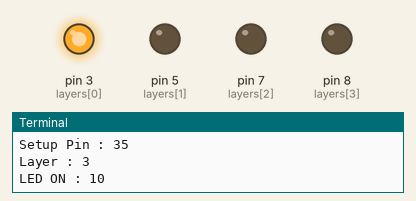
Bench run of a program on a simulated Raspberry Pi (header pin numbers). On the bench: output pins drawn as LEDs (lit = HIGH), the last lines printed to the terminal. Random numbers come from a fixed seed; pins used as bus, display or sensor lines are not drawn.

Above: at 0.1 s.
At 1.7 s:
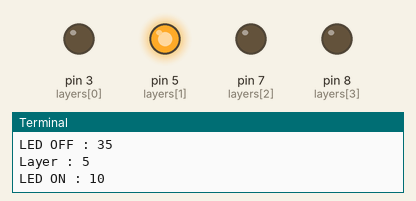
At 3.3 s:
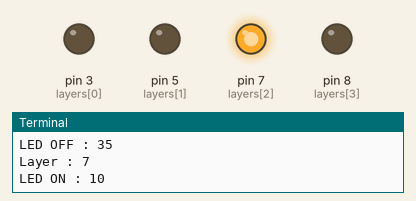
At 7.3 s:
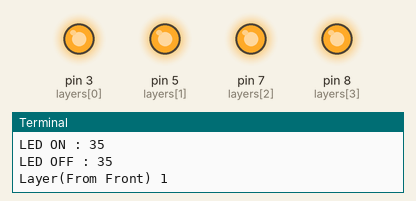
At 18.36 s:
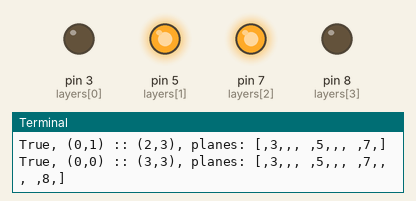
At 35.0 s:
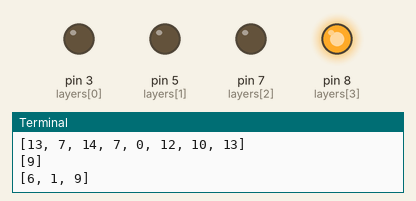
Timing chart, 0 to 36.5 s (numbered marks = the images above):
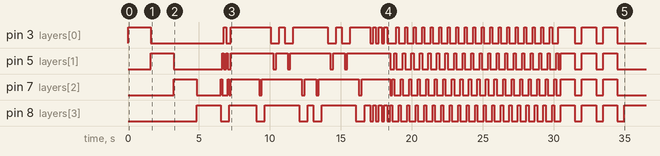

The program:

led_cube.py
```python
import time
import RPi.GPIO as GPIO
from pattern_layer import layer_pattern
from pattern_single_led import single_led_pattern
from pattern_cube import cube_pattern
from pattern_rain import rain_pattern
from pattern_full_cube import full_cube
from pattern_snake import snake_game

GPIO.setwarnings(False)
GPIO.setmode(GPIO.BOARD)

delay = 0.1

L1 = 3
L2 = 5
L3 = 7
L4 = 8

A1 = 10
A2 = 12
A3 = 11
A4 = 13
A5 = 15
A6 = 16
A7 = 18
A8 = 19
A9 = 21
A10 = 23
A11 = 22
A12 = 24
A13 = 26
A14 = 31
A15 = 33
A16 = 35


layers = [3, 5, 7, 8]
cols = [10, 12, 11, 13, 15, 16, 18, 19, 21, 23, 22, 24, 26, 31, 33, 35]
grid = [
        [A1, A2, A3, A4],
        [A5, A6, A7, A8],
        [A9, A10, A11, A12],
        [A13, A14, A15, A16]
       ]

try:

    for pin in layers:
        print("Setup Pin : " + str(pin))
        GPIO.setup(pin, GPIO.OUT)
        GPIO.output(pin, GPIO.LOW)
    for pin in cols:
        print("Setup Pin : " + str(pin))
        GPIO.setup(pin, GPIO.OUT)
        GPIO.output(pin, GPIO.HIGH)
    while True:

        # Single LED PATTERN
        single_led_pattern(layers, cols)

        # Layer wise Patter
        layer_pattern(layers, cols)

        # Cube
        cube_pattern(layers, grid)

        # Rain
        rain_pattern(layers, cols)

        # full_cube
        full_cube(layers, grid)

        # snake
        snake_game(layers, grid)

except (Exception, KeyboardInterrupt) as e:
    print(e)
    GPIO.cleanup()
    exit
```

pattern_layer.py
```python
import time
import RPi.GPIO as GPIO

delay = 0.1


def layer_pattern(rows, cols):

    # From Front Top to Bottom and Reverse
    for col in cols:
        GPIO.output(col, GPIO.LOW)
    for i in range(0, 4):
        GPIO.output(rows[3 - i], GPIO.HIGH)
        time.sleep(delay)
        GPIO.output(rows[3 - i], GPIO.LOW)
    for i in range(0, 4):
        GPIO.output(rows[i], GPIO.HIGH)
        time.sleep(delay)
        GPIO.output(rows[i], GPIO.LOW)
    for col in cols:
        GPIO.output(col, GPIO.HIGH)

    # From Front to Back and Reverse
    for row in rows:
        GPIO.output(row, GPIO.HIGH)
    for i in range(0, 4):
        print("Layer(From Front) " + str(i + 1))
        for start in range(i * 4, i * 4 + 4):
            GPIO.output(cols[start], GPIO.LOW)
        time.sleep(delay)
        for start in range(i * 4, i * 4 + 4):
            GPIO.output(cols[start], GPIO.HIGH)
    for i in range(0, 4):
        print("Layer(From Front) " + str(i + 1))
        for start in range(i * 4, i * 4 + 4):
            GPIO.output(cols[15 - start], GPIO.LOW)
        time.sleep(delay)
        for start in range(i * 4, i * 4 + 4):
            GPIO.output(cols[15 - start], GPIO.HIGH)
    for row in rows:
        GPIO.output(row, GPIO.HIGH)

    # From Left to Right and Reverse
    for i in range(0, 4):
        print("Layer(From Left) " + str(i + 1))
        start = i
        for j in range(0, 4):
            GPIO.output(cols[start], GPIO.LOW)
            start = start + 4
        time.sleep(delay)
        start = i
        for j in range(0, 4):
            GPIO.output(cols[start], GPIO.HIGH)
            start = start + 4
    for i in range(0, 4):
        print("Layer(From Left) " + str(i + 1))
        start = i
        for j in range(0, 4):
            GPIO.output(cols[15 - start], GPIO.LOW)
            start = start + 4
        time.sleep(delay)
        start = i
        for j in range(0, 4):
            GPIO.output(cols[15 - start], GPIO.HIGH)
            start = start + 4
    for row in rows:
        GPIO.output(row, GPIO.LOW)
```

pattern_single_led.py
```python
import time
import RPi.GPIO as GPIO

delay = 0.1


def single_led_pattern(rows, cols):
    for row in rows:
        print("Layer : " + str(row))
        GPIO.output(row, GPIO.HIGH)
        for col in cols:
            print("LED ON : " + str(col))
            GPIO.output(col, GPIO.LOW)
            time.sleep(delay)
            print("LED OFF : " + str(col))
            GPIO.output(col, GPIO.HIGH)
        GPIO.output(row, GPIO.LOW)
```

pattern_cube.py
```python
from time import sleep
import RPi.GPIO as GPIO
import utility

delay = 0.2

def cube_4x4(layers, grid):
    utility.on_all_layers(layers)
    GPIO.output(grid[0][0], GPIO.LOW)
    GPIO.output(grid[0][3], GPIO.LOW)
    GPIO.output(grid[3][0], GPIO.LOW)
    GPIO.output(grid[3][3], GPIO.LOW)
    sleep(delay)
    utility.reset(layers, grid)


def cube_2x2(layers, grid):
    GPIO.output(layers[1], GPIO.HIGH)
    GPIO.output(layers[2], GPIO.HIGH)
    for i in range(1, 3):
        for j in range(1, 3):
            GPIO.output(grid[i][j], GPIO.LOW)
    sleep(delay)
    utility.reset(layers, grid)


def tuple_str(i, j):
    return "(" + str(i) + "," + str(j) + ")"


def cube_travel(layers, grid, pat):
    print "pat: " + str(pat)
    increase = False
    row_start = 0
    row_end = 3
    col_start = 0
    col_end = 3
    planes = layers[:]
    for k in range(0, 5):
        print str(increase) + ", " + tuple_str(row_start, col_start) + " :: " + tuple_str(row_end, col_end) + ", planes: " + ','.join(str(planes))

        utility.reset_grid(grid)
        for i in range(row_start, row_end + 1):
            GPIO.output(grid[i][col_start], GPIO.LOW)
            GPIO.output(grid[i][col_end], GPIO.LOW)
        for j in range(col_start, col_end + 1):
            GPIO.output(grid[row_start][j], GPIO.LOW)
            GPIO.output(grid[row_end][j], GPIO.LOW)

        utility.reset_layers(layers)
        for plane in planes:
            GPIO.output(plane, GPIO.HIGH)

        sleep(delay)

        if pat == 1:
            if increase:
                row_end = row_end + 1
                col_end = col_end + 1
                if len(planes) < 4:
                    planes.append(layers[len(planes)])
            else:
                row_end = row_end - 1
                col_end = col_end - 1
                planes.pop()

        elif pat == 2:
            if increase:
                row_start = row_start - 1
                col_start = col_start - 1
                if len(planes) < 4:
                    planes.insert(0, layers[3 - len(planes)])
            else:
                row_start = row_start + 1
                col_start = col_start + 1
                planes.pop(0)

        elif pat == 3:
            if increase:
                row_end = row_end + 1
                col_end = col_end + 1
                if len(planes) < 4:
                    planes.insert(0, layers[3 - len(planes)])
            else:
                row_end = row_end - 1
                col_end = col_end - 1
                planes.pop(0)

        elif pat == 4:
            if increase:
                row_start = row_start - 1
                col_start = col_start - 1
                if len(planes) < 4:
                    planes.append(layers[len(planes)])
            else:
                row_start = row_start + 1
                col_start = col_start + 1
                planes.pop()

        elif pat == 5:
            if increase:
                row_start = row_start - 1
                col_end = col_end + 1
                if len(planes) < 4:
                    planes.append(layers[len(planes)])
            else:
                row_start = row_start + 1
                col_end = col_end - 1
                planes.pop()

        elif pat == 6:
            if increase:
                row_end = row_end + 1
                col_start = col_start - 1
                if len(planes) < 4:
                    planes.insert(0, layers[3 - len(planes)])
            else:
                row_end = row_end - 1
                col_start = col_start + 1
                planes.pop(0)

        elif pat == 7:
            if increase:
                row_start = row_start - 1
                col_end = col_end + 1
                if len(planes) < 4:
                    planes.insert(0, layers[3 - len(planes)])
            else:
                row_start = row_start + 1
                col_end = col_end - 1
                planes.pop(0)

        elif pat == 8:
            if increase:
                row_end = row_end + 1
                col_start = col_start - 1
                if len(planes) < 4:
                    planes.append(layers[len(planes)])
            else:
                row_end = row_end - 1
                col_start = col_start + 1
                planes.pop()


        if row_start == row_end - 1 and col_start == col_end - 1:
            increase = not increase


def cube_pattern(layers, grid):
    for i in range(0, 1):
        cube_travel(layers, grid, 1)
        cube_travel(layers, grid, 2)
        cube_travel(layers, grid, 3)
        cube_travel(layers, grid, 4)
        cube_travel(layers, grid, 5)
        cube_travel(layers, grid, 6)
        cube_travel(layers, grid, 7)
        cube_travel(layers, grid, 8)
    for i in range(0, 4):
        cube_4x4(layers, grid)
        cube_2x2(layers, grid)
```

pattern_rain.py
```python
import time
import RPi.GPIO as GPIO
import utility
from random import randrange

delay = .5
delayDrop = 0.15

def rain_pattern(layers, cols):
    for k in range(0, 20):
        dropCount = randrange(1, 16, 1)
        drops = []
        for i in range(0, dropCount):
            col = randrange(0, 16, 1)
            drops.append(col)
        print drops
        for drop in drops:
            GPIO.output(cols[drop], GPIO.LOW)
        for j in range(0, 4):
            GPIO.output(layers[3 - j], GPIO.HIGH)
            time.sleep(delayDrop)
            GPIO.output(layers[3 - j], GPIO.LOW)
        utility.reset2(layers, cols)
```

pattern_full_cube.py
```python
from time import sleep
import RPi.GPIO as GPIO
import utility

delay = 1


def full_cube(layers, grid):
    for i in range(0, 3):
        utility.on_all_layers(layers)
        utility.on_all_grid(grid)
        sleep(delay)
        utility.reset(layers, grid)
        sleep(0.5)
```

pattern_snake.py
```python
from time import sleep
import RPi.GPIO as GPIO
import utility
from random import randrange

delay = 0.3
delay_captured = 0.07
snake = []


def tuple_str(i, j):
    return str(i) + "," + str(j)


def print_snake():
    print "~~ snake :"
    for (i, j) in snake:
        print "(" + tuple_str(i, j) + ") "


def captured(grid):
    for n in range(0, 2):
        for (i, j) in snake:
            GPIO.output(grid[i][j], GPIO.HIGH)
        sleep(delay_captured)
        for (i, j) in snake:
            GPIO.output(grid[i][j], GPIO.LOW)
        sleep(delay_captured)


def get_empty_positions():
    print "get_empty_positions"
    empty_pos = []
    for i in range(0, 4):
        for j in range(0, 4):
            empty = True
            for s_pos in snake:
                s_i, s_j = s_pos
                if (s_i == i) and (s_j == j):
                    empty = False
                    break
            if empty:
                empty_pos.append((i, j))
    return empty_pos


def init(grid):
    del snake[:]
    GPIO.output(grid[1][1], GPIO.LOW)
    GPIO.output(grid[1][2], GPIO.LOW)
    GPIO.output(grid[1][3], GPIO.LOW)
    snake.append((1, 1))
    snake.append((1, 2))
    snake.append((1, 3))
    sleep(delay)


def next_insect(grid):
    print "place next insect"
    empty_pos = get_empty_positions()
    next = randrange(0, 16 - len(snake))
    i, j = empty_pos[next]
    print("%% NEXT INSECT : " + tuple_str(i, j))
    GPIO.output(grid[i][j], GPIO.LOW)
    return i, j


def is_snake_pos(i, j):
    for (s_i, s_j) in snake:
        if s_i == i and s_j == j:
            return True
    return False


def capture(insect_i, insect_j, grid):
    print ("capturing " + tuple_str(insect_i, insect_j) + " .....")
    while True:
        print_snake()
        s_i, s_j = snake[0]
        print "Head : " + tuple_str(s_i, s_j)
        if s_i == insect_i:
            if s_j == insect_j:
                print "*** captured ***"
                break
            elif s_j < insect_j:
                if is_snake_pos(s_i, s_j + 1):
                    if s_i + 1 < 4:
                        s_i = s_i + 1
                    else:
                        s_i = s_i - 1
                else:
                    s_j = s_j + 1
            else:
                if is_snake_pos(s_i, s_j - 1):
                    if s_i + 1 < 4:
                        s_i = s_i + 1
                    else:
                        s_i = s_i - 1
                else:
                    s_j = s_j - 1
        elif s_i < insect_i:
            if is_snake_pos(s_i + 1, s_j):
                if s_j + 1 < 4:
                    s_j = s_j + 1
                else:
                    s_j = s_j - 1
            else:
                s_i = s_i + 1
        else:
            if is_snake_pos(s_i - 1, s_j):
                if s_j + 1 < 4:
                    s_j = s_j + 1
                else:
                    s_j = s_j - 1
            else:
                s_i = s_i - 1
        print ("next move : " + tuple_str(s_i, s_j))
        snake.insert(0, (s_i, s_j))
        # if s_i == insect_i and s_j == insect_j and False:
        #     print ""
        # else:
        prev_i, prev_j = snake.pop()
        print "prev : " + tuple_str(prev_i, prev_j)
        GPIO.output(grid[prev_i][prev_j], GPIO.HIGH)
        GPIO.output(grid[s_i][s_j], GPIO.LOW)
        sleep(delay)


def snake_game(layers, grid):
    utility.reset(layers, grid)
    GPIO.output(layers[3], GPIO.HIGH)
    init(grid)
    for insects in range(0, 30):
        insect_i, insect_j = next_insect(grid)
        captured(grid)
        capture(insect_i, insect_j, grid)
    utility.reset(layers, grid)
```

utility.py
```python
from time import sleep
import RPi.GPIO as GPIO


def reset_layers(layers):
    for layer in layers:
        GPIO.output(layer, GPIO.LOW)


def on_all_layers(layers):
    for layer in layers:
        GPIO.output(layer, GPIO.HIGH)


def reset_cols(cols):
    for col in cols:
        GPIO.output(col, GPIO.HIGH)


def on_all_cols(cols):
    for col in cols:
        GPIO.output(col, GPIO.LOW)


def reset_grid(grid):
    for row in range(0, 4):
        for col in range(0, 4):
            GPIO.output(grid[row][col], GPIO.HIGH)


def on_all_grid(grid):
    for row in range(0, 4):
        for col in range(0, 4):
            GPIO.output(grid[row][col], GPIO.LOW)


def reset(layers, grid):
    reset_layers(layers)
    reset_grid(grid)

def reset2(layers, cols):
    reset_layers(layers)
    reset_cols(cols)
```

Measured:
- by itself, pin 3 (layers[0]): LOW → HIGH at 0.01 s, → LOW 1.6 s later, → HIGH 5.1 s later, → LOW 0.20 s later, … (64 changes in this stretch)
- by itself, pin 5 (layers[1]): LOW → HIGH at 1.6 s, → LOW 1.6 s later, → HIGH 3.4 s later, → LOW 0.10 s later, … (62 changes in this stretch)
- by itself, pin 7 (layers[2]): LOW → HIGH at 3.2 s, → LOW 1.6 s later, → HIGH 1.7 s later, → LOW 0.10 s later, … (62 changes in this stretch)
- by itself, pin 8 (layers[3]): LOW → HIGH at 4.8 s, → LOW 1.7 s later, → HIGH 0.60 s later, → LOW 1.9 s later, … (65 changes in this stretch)
